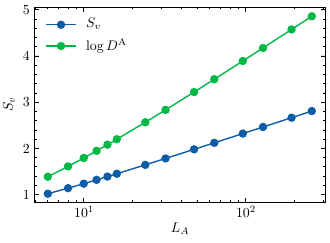

Generate this figure with Python:
#!/usr/bin/env python
# -*- coding: utf-8 -*-
import numpy as np
import matplotlib.pyplot as plt
plt.style.use('science')

fig, axs = plt.subplots(1, 1)

LList = [6, 8, 10, 12, 14, 16, 24, 32, 48, 64, 96, 128, 192, 256]

#------------------------------------------------------------------------------
# ground-state degeneracy data
#------------------------------------------------------------------------------
datas = np.loadtxt("../data/Hubbard.dat")
xdat, ydat, zdat = datas[:, 0], datas[:, 1], datas[:, 2]
entropyList = []
logDOBCList = []
for iL, L in enumerate(xdat):
    if int(L) in LList:
        entropyList.append(ydat[iL])
        logDOBCList.append(zdat[iL])

plt.plot(LList, entropyList, '-o', ms=5, label=r'$S_v$')
plt.plot(LList, logDOBCList, '-o', ms=5, label=r'$\log D^{\text{A}}$')

plt.xlabel(r"$L_A$")
plt.ylabel(r"$S_v$")
plt.xscale('log')
plt.legend(loc=0)
# plt.savefig('Hubbard.pdf')
plt.show()
